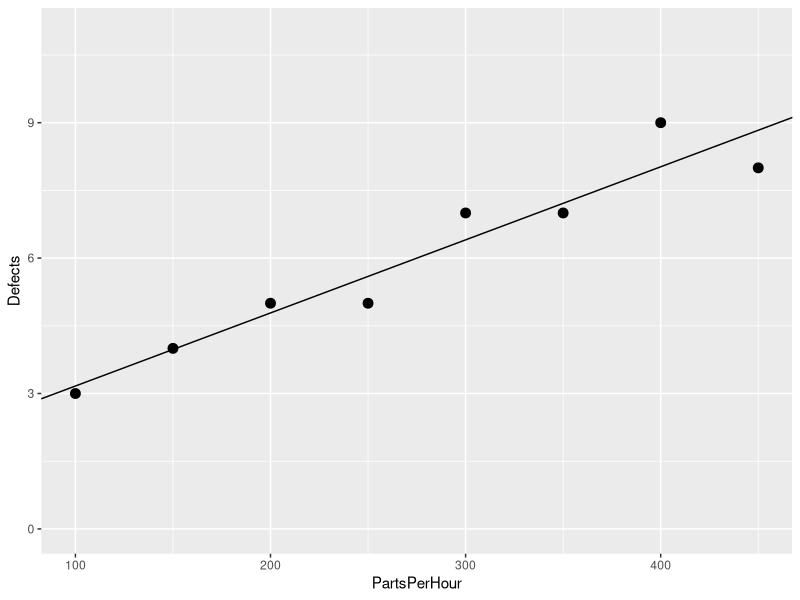

This chart was generated by the following R code:
library(ggplot2)

data <- read.csv("ch17p260.txt", header=TRUE);
data1 <- data.frame(PartsPerHour=data$PartsPerHour,Defects=data$Defects);
fit <- glm(data$Defects ~ data$PartsPerHour);
cf = coef(fit);
cf

png(filename="ch17p260.png");


ggplot(data=data1, aes(x=PartsPerHour, y=Defects)) +
  geom_point(color="black", size=3) +
  geom_abline(slope = cf[2], intercept = cf[1], color='black') +
  ylim(0, max(data$Defects) + 2)

dev.off();